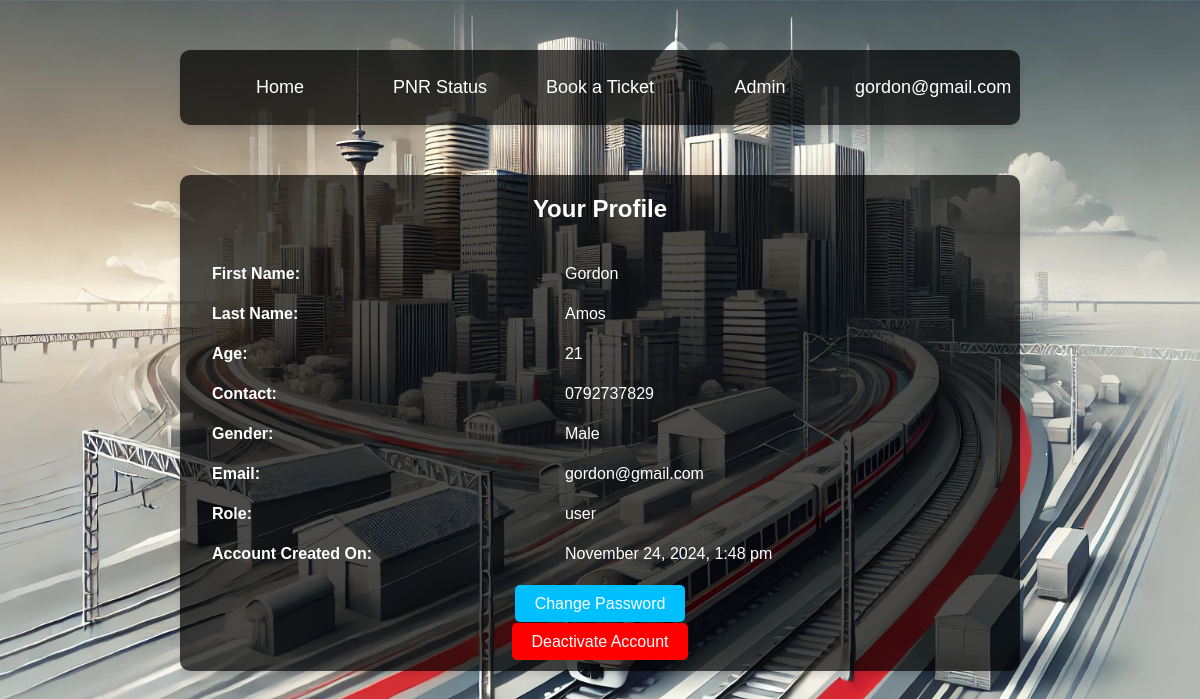
Screenshot of /profile.php (signed in) with the database file from the repository.
### tables this page shows
CREATE TABLE `passengers` (
  `p_id` int(11) NOT NULL,
  `p_fname` varchar(50) DEFAULT NULL,
  `p_lname` varchar(50) DEFAULT NULL,
  `p_age` int(3) DEFAULT NULL,
  `p_contact` varchar(15) DEFAULT NULL,
  `p_gender` varchar(10) DEFAULT NULL,
  `email` varchar(50) NOT NULL,
  `password` varchar(255) DEFAULT NULL,
  `t_no` int(11) DEFAULT NULL,
  `PNR` varchar(10) DEFAULT NULL,
  `payment_status` enum('Pending','Completed') DEFAULT 'Pending',
  `seat_number` varchar(10) DEFAULT NULL,
  `role` varchar(20) DEFAULT 'user',
  `registered_at` datetime DEFAULT current_timestamp()
);

### profile.php (the view, shortened to what this page needs)
<?php
include("header.php");
$conn = mysqli_connect("localhost", "root", "", "nairobi_commuters");
$email = $_SESSION['user_info'];
$sql = "SELECT * FROM passengers WHERE email = '$email'";
$result = mysqli_query($conn, $sql);
$user = mysqli_fetch_assoc($result);
$createdAt = date("F j, Y, g:i a", strtotime($user['registered_at']));
?>
<!DOCTYPE html>
<html lang="en">
<head>
</head>
<body>
    <div class="container">
        <h2>Your Profile</h2>
        <table>
            <tr>
                <td><strong>First Name:</strong></td>
                <td><?php echo $user['p_fname']; ?></td>
            </tr>
            <tr>
                <td><strong>Last Name:</strong></td>
                <td><?php echo $user['p_lname']; ?></td>
            </tr>
            <tr>
                <td><strong>Age:</strong></td>
                <td><?php echo $user['p_age']; ?></td>
            </tr>
            <tr>
                <td><strong>Contact:</strong></td>
                <td><?php echo $user['p_contact']; ?></td>
            </tr>
            <tr>
                <td><strong>Gender:</strong></td>
                <td><?php echo $user['p_gender']; ?></td>
            </tr>
            <tr>
                <td><strong>Email:</strong></td>
                <td><?php echo $user['email']; ?></td>
            </tr>
            <tr>
                <td><strong>Role:</strong></td>
                <td><?php echo $user['role']; ?></td>
            </tr>
            <tr>
                <td><strong>Account Created On:</strong></td>
                <td><?php echo $createdAt; ?></td>
            </tr>
        </table>
        <div class="profile-btn">
            <a href="changepw.php" class="button">Change Password</a>
        </div>
        <div class="profile-btn">
            <a href="deact.php?email=<?php echo $email; ?>" class="button danger">Deactivate Account</a>
        </div>
    </div>
</body>
</html>

### s1.css (style rules this page uses)
.container { width: 100%; color:#ce1616 }
* { margin:0px; }

### header.php (style rules this page uses)
body { margin: 0; padding: 0; font-family: Arial, sans-serif; }
.container { background-color: #ce1616; padding: 10px 20px; }

### profile.php (style rules this page uses)
body { font-family: Arial, sans-serif; background: url(img/bg7.webp) no-repeat center center fixed; -webkit-background-size: cover; -moz-background-size: cover; -o-background-size: cover; background-size: cover; margin: 0; padding: 0; }
.container { width: 80%; max-width: 800px; margin: 50px auto; padding: 20px; background-color: rgba(0, 0, 0, 0.7); color: white; border-radius: 10px; box-shadow: 0 4px 6px rgba(0, 0, 0, 0.1); }
h2 { text-align: center; margin-bottom: 30px; }
table { width: 100%; margin-bottom: 20px; }
td { padding: 10px; }
.button { background-color: #00bfff; color: white; padding: 10px 20px; border: none; border-radius: 5px; cursor: pointer; text-decoration: none; margin-bottom: 15px; }
.danger { background-color: red; text-decoration: none; }
.profile-btn { display: block; text-align: center; margin-top: 20px; }

### rows the page displays
passengers: p_fname "Gordon", p_lname "Amos", p_age "21", p_contact "0792737829", p_gender "Male", email "gordon@gmail.com", role "user", registered_at "November 24, 2024, 1:48 pm"

### other values shown
$_SESSION['user_info'] "gordon@gmail.com"
